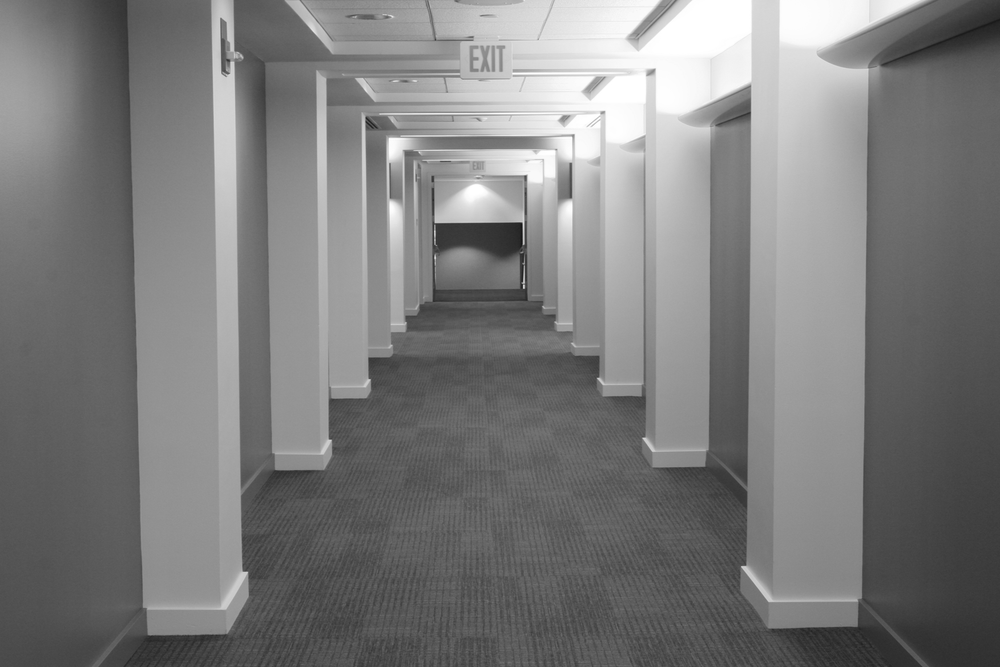
%> input picture Exercise 1/Pics/hallway.png, 1000 x 667 px, shrunk from 1752 x 1168 before the run
$ octave question6_2.m   (GNU Octave 9; MATLAB toolbox functions it lacks are replaced by stand-ins)
%> lines starting %> are read from the running program, lines starting %| are printed output that depends on the picture; in (x1, y1, x2, y2) boxes, pixels count from 0 and x2, y2 are one past the last pixel; in counts of white or black regions, pixels touching at a corner belong together; the program's own positions count from 1

%  Read the image
I = imread('hallway.png');
%> I is the input picture: size 667x1000 uint8; min 18, max 255, mean 124.3
if size(I,3) == 3
    I = rgb2gray(I);
end
I = im2double(I);
%> I: size 667x1000 double

%  Define the Sobel kernels
Sx = [-1 0 1; -2 0 2; -1 0 1];
Sy = Sx';

%  Filter to get horizontal and vertical gradients
Gx = imfilter(I, Sx, 'replicate', 'conv');
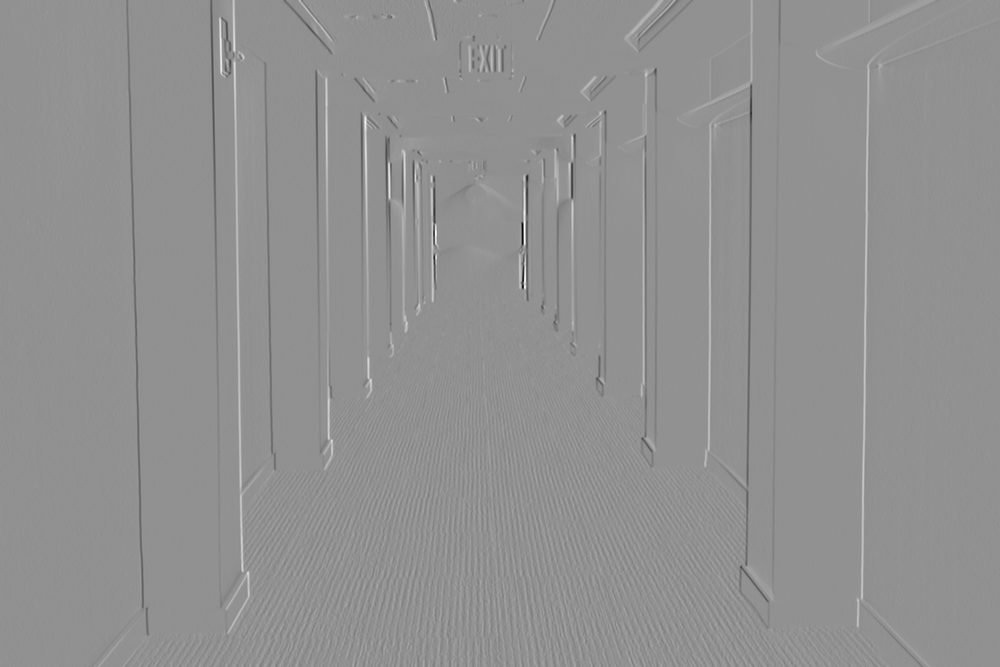
%> Gx: size 667x1000 double; min -3.08, max 2.33, mean 0.00109; drawn with min black and max white
Gy = imfilter(I, Sy, 'replicate', 'conv');
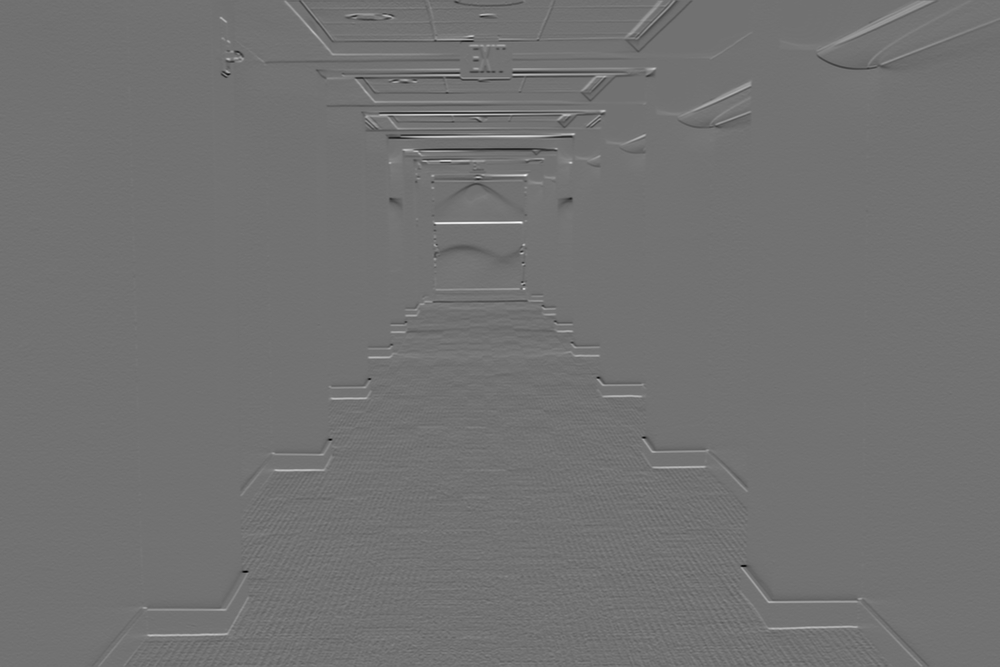
%> Gy: size 667x1000 double; min -2.07, max 2.56, mean 0.00434; drawn with min black and max white

%  Compute gradient magnitude
Gmag = sqrt(Gx.^2 + Gy.^2);
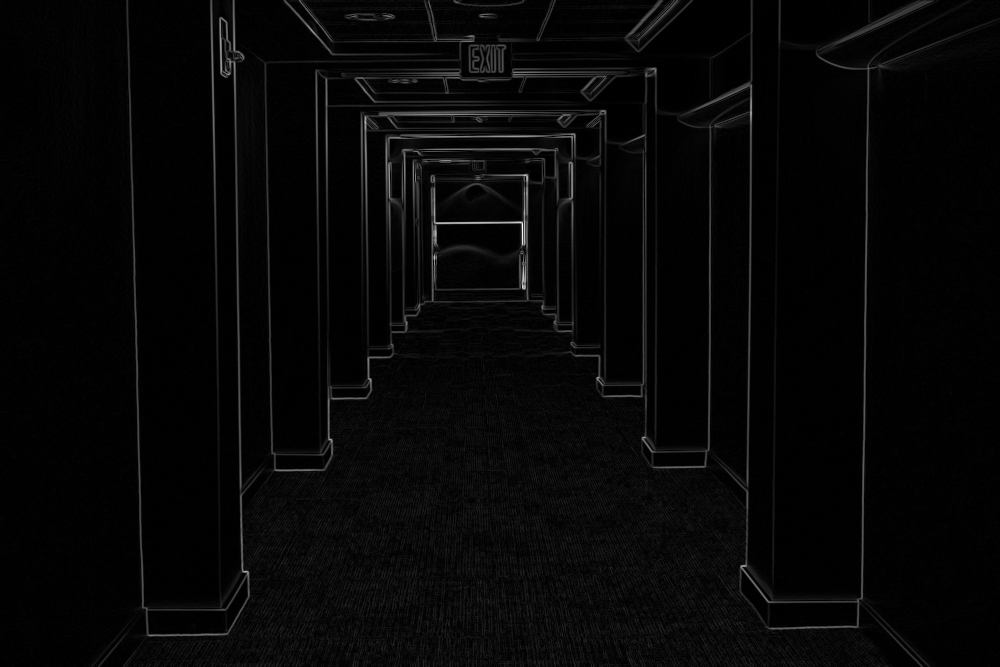
%> Gmag: size 667x1000 double; min 0, max 3.08, mean 0.0852; drawn with min black and max white

%  Choose one global threshold with Otsu method
level = graythresh(Gmag);
%> level = 0.365
fprintf('Otsu threshold for |∇I|: %.3f\n', level);
%| Otsu threshold for |∇I|: 0.365

%  Binarize the gradient magnitude
BW = imbinarize(Gmag, level);
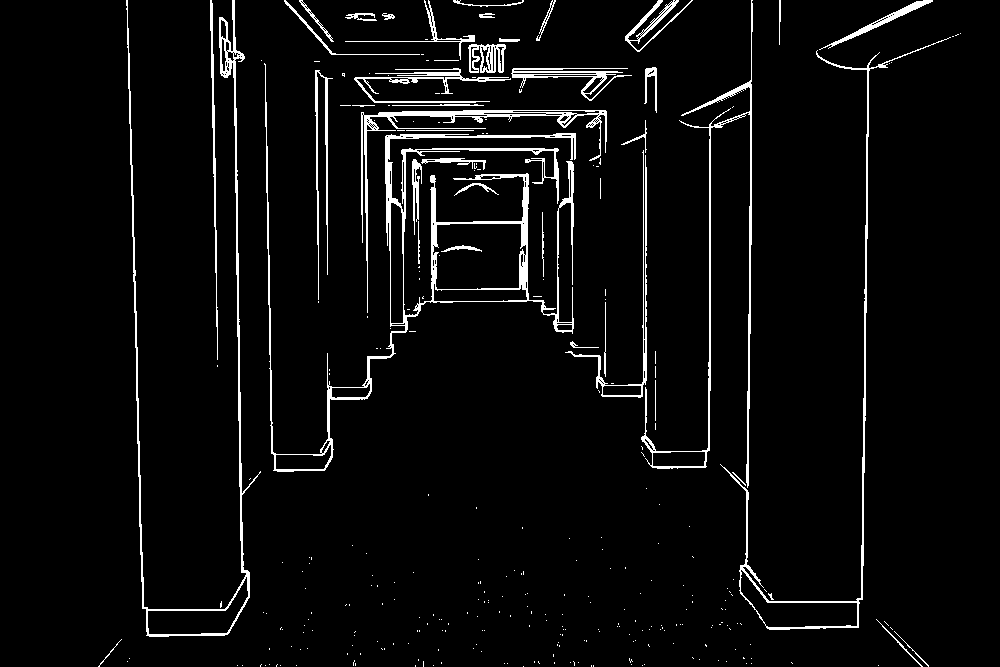
%> BW: size 667x1000 logical; 4.4% white in thin lines or dots, all inside (x1, y1, x2, y2) = (98, 0, 961, 667)


figure('Name','Sobel + Threshold on Gradient Magnitude','NumberTitle','off');
subplot(1,2,1)
imshow(Gmag, [])
title('|∇I| (gradient magnitude)')

subplot(1,2,2)
imshow(BW)
title(sprintf('Edge map (|∇I| > %.3f)', level))

$ run again, with Exercise 1/Pics/board.png copied over Exercise 1/Pics/hallway.png
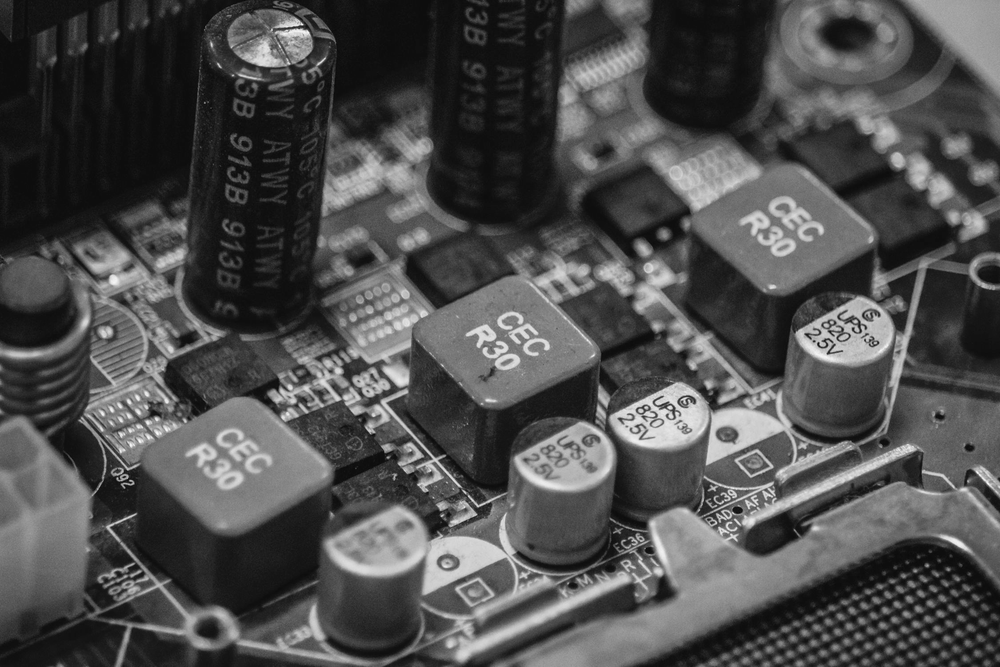
%> input picture Exercise 1/Pics/board.png, 1000 x 667 px, shrunk from 2250 x 1500 before the run
%> I is the input picture: size 667x1000 uint8; min 8, max 252, mean 77.4
%> I: size 667x1000 double
%> `Gmag = sqrt(Gx.^2 + Gy.^2);`:
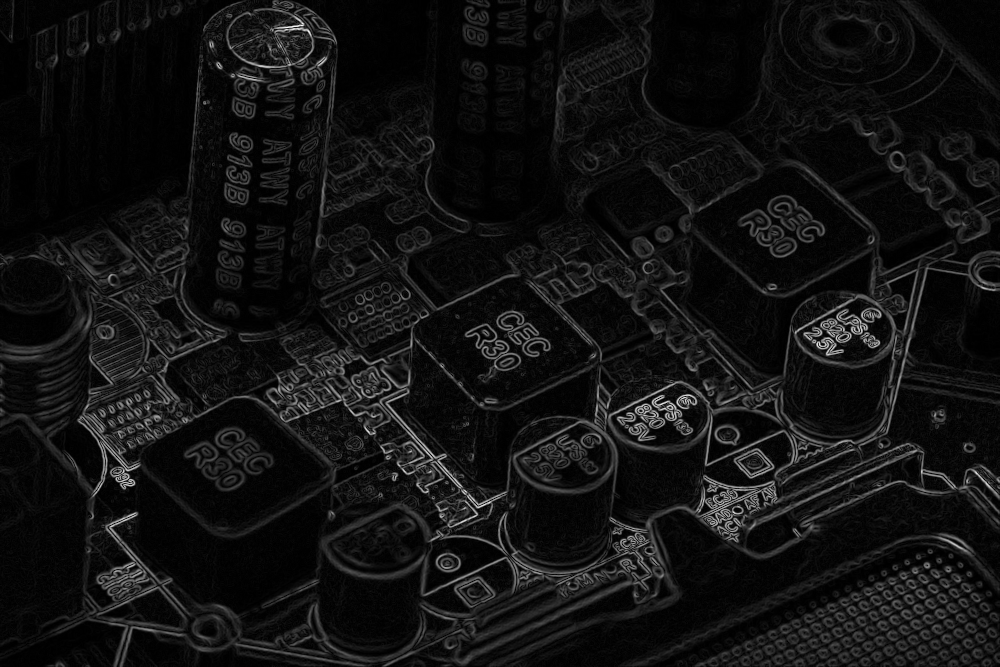
%> Gmag: size 667x1000 double; min 0, max 3.07, mean 0.223; drawn with min black and max white
%> level = 0.396
%| Otsu threshold for |∇I|: 0.396
%> `BW = imbinarize(Gmag, level);`:
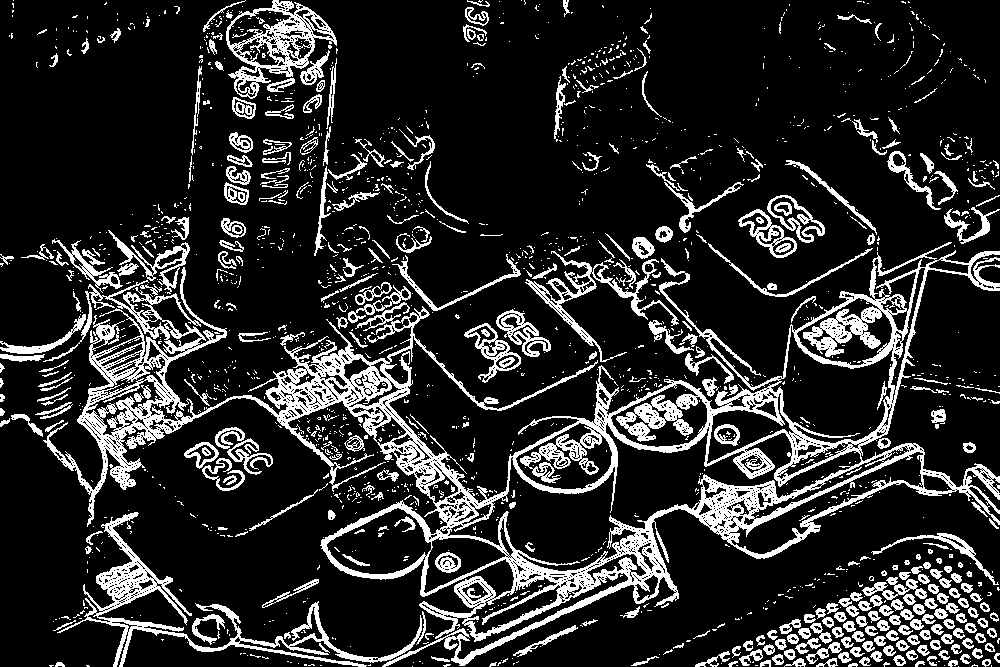
%> BW: size 667x1000 logical; 16.7% white; 1768 white regions (1386 under 20 px), largest, box (x1, y1, x2, y2) and area: (43, 242, 1000, 667) 55113, (57, 512, 426, 667) 5874, (226, 0, 337, 99) 3316
